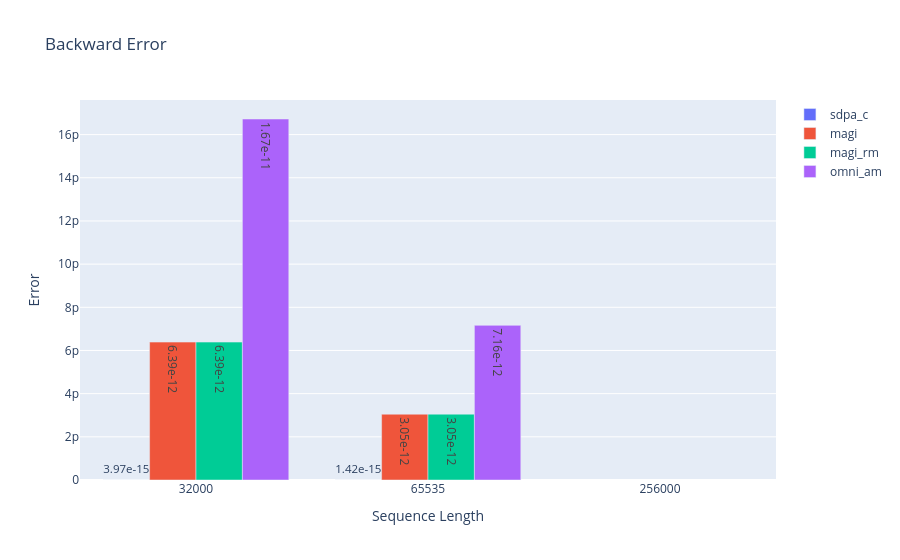

Source (notebook cell):
### Code cell
fig = go.Figure()

y = [bwd_err[k]["sdpa_c"] for k in bwd_err if "sdpa_c" in bwd_err[k]]
yt = [f"{yy:0.2e}" for yy in y if yy]
fig.add_trace(go.Bar(x=list(bwd_err.keys()), y=y, text=yt, name="sdpa_c", showlegend=True))

y = [bwd_err[k]["magi"] for k in bwd_err if "magi" in bwd_err[k]]
yt = [f"{yy:0.2e}" for yy in y if yy]
fig.add_trace(go.Bar(x=list(bwd_err.keys()), y=y, text=yt, name="magi", showlegend=True))

y = [bwd_err[k]["magi_rm"] for k in bwd_err if "magi_rm" in bwd_err[k]]
yt = [f"{yy:0.2e}" for yy in y if yy]
fig.add_trace(go.Bar(x=list(bwd_err.keys()), y=y, text=yt, name="magi_rm", showlegend=True))

y = [bwd_err[k]["omni_am"] for k in bwd_err if "omni_am" in bwd_err[k]]
yt = [f"{yy:0.2e}" for yy in y if yy]
fig.add_trace(go.Bar(x=list(bwd_err.keys()), y=y, text=yt, name="omni_am", showlegend=True))

fig.update_layout(title="Backward Error", xaxis_title="Sequence Length", yaxis_title="Error")
fig.show()

### Figure 1 — Plotly figure (JSON) as saved in the notebook; plotly's stock layout.template omitted (floating-point values rounded to 4 significant figures)
{"data": [{"name": "sdpa_c", "showlegend": true, "text": ["3.97e-15", "1.42e-15"], "type": "bar", "x": ["32000", "65535", "256000", "1024000"], "y": [3.971e-15, 1.417e-15, null]}, {"name": "magi", "showlegend": true, "text": ["6.39e-12", "3.05e-12"], "type": "bar", "x": ["32000", "65535", "256000", "1024000"], "y": [6.388e-12, 3.049e-12, null]}, {"name": "magi_rm", "showlegend": true, "text": ["6.39e-12", "3.05e-12"], "type": "bar", "x": ["32000", "65535", "256000", "1024000"], "y": [6.388e-12, 3.05e-12, null]}, {"name": "omni_am", "showlegend": true, "text": ["1.67e-11", "7.16e-12"], "type": "bar", "x": ["32000", "65535", "256000", "1024000"], "y": [1.672e-11, 7.163e-12, null]}], "layout": {"title": {"text": "Backward Error"}, "xaxis": {"title": {"text": "Sequence Length"}}, "yaxis": {"title": {"text": "Error"}}}}
